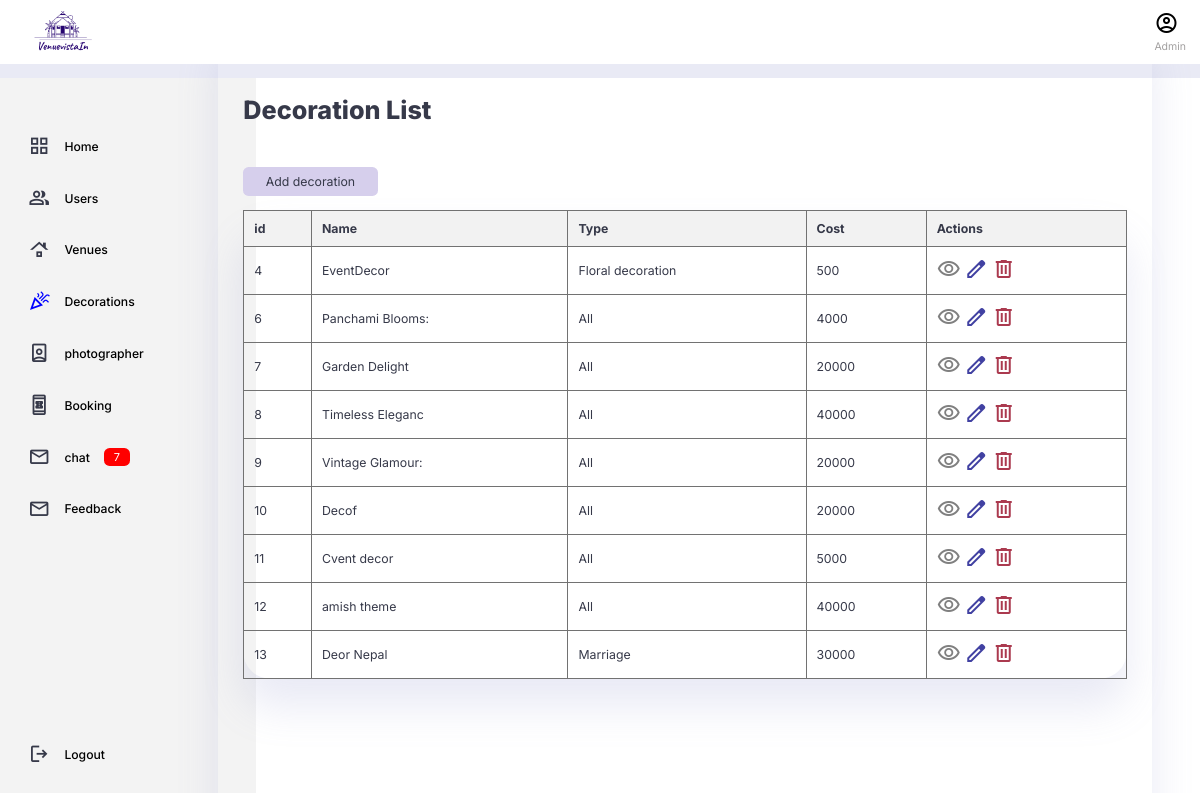
The app's page /decoration_list with its own data.
### decoration/models.py (models this page shows)
class decoration(models.Model): #making class
    Name = models.CharField(max_length=100) #making field
    Type = models.CharField(max_length=100) #making field
    Description = models.CharField(max_length=200) #making field
    Cost= models.IntegerField(default=0, null=True, blank=True)
    Decoration_image = models.ManyToManyField('ImageFile')

### decoration/views.py (the view)
# urls.py: path('decoration_list', views.decoration_list, name= "decoration_list"),  #Path for the register page
def decoration_list(request):
    decorations = decoration.objects.all()  #fetch decorationss from the database
    return render(request, 'decoration/decoration_list.html', {'decorations': decorations})

### templates/decoration/decoration_list.html (shortened to what this page needs)
{% load static %}
 <!DOCTYPE html>
 <html lang="en">
 <head>
     <link rel="stylesheet" href="{% static 'css/decorationlist.css' %}">
     <link rel="stylesheet" href="https://cdnjs.cloudflare.com/ajax/libs/font-awesome/4.7.0/css/font-awesome.min.css">
 </head>
</head>
<body>
    <div class="navbar">
        <div class="logo">
            <img src="{% static 'images/logoa.png' %}">
        </div>
        <div class="profile">
            <button id="btn">
                <span class="material-symbols-outlined">account_circle</span>
            </button>
            <div class="info">
                <small class="text-muted">Admin </small>
            </div>
        </div>
  </div>
  <div class="container">
    <aside>
        <div class="top">
            <div class="sidebar">
                <a href="/adminpanel">
                    <span class="material-symbols-outlined">grid_view</span>
                    <h3> Home </h3>
                </a>
                <a href="/user_list" onclick="loadUenueList()">
                    <span class="material-symbols-outlined">group</span>
                    <h3> Users </h3>
                </a>
                <a href="/venue_list" >
                    <span class="material-symbols-outlined">roofing</span>
                    <h3> Venues </h3>
                </a>
                <a href="/decoration_list"class="sidebar-link" style="color:blue;" onclick="loadVenueList()">
                    <span class="material-symbols-outlined">celebration</span>
                    <h3> Decorations </h3>
                </a>
                <a href="/photographer_list">
                    <span class="material-symbols-outlined"> person_book</span>
                    <h3> photographer </h3>
                </a>
                <a href="/booking_list">
                    <span class="material-symbols-outlined">book_online</span>
                    <h3> Booking </h3>
                </a>
                <a href="/chat">
                    <span class="material-symbols-outlined">mail_outline</span>
                    <h3> chat </h3>
                    <span class="message-count">7</span>
                </a>
                <a href="/feedback">
                    <span class="material-symbols-outlined">mail_outline</span>
                    <h3> Feedback </h3>
                </a>
                <a href="LogOut">
                    <span class="material-symbols-outlined">logout</span>
                    <h3> Logout </h3>
                </a>
            </div>
        </div>
    </aside>
    <main>
      <h1>Decoration List</h1>
     <div class="adddecoration">
      <a href="{% url 'adddecoration' %}" class="btn btn-primary">Add decoration</a>
     </div>
    <div class="tab">
      <table>
        <thead>
            <tr>
                <th>id</th>
                <th>Name</th>
                <th>Type</th>
                <th>Cost</th>
                <th>Actions</th>
            </tr>
        </thead>
        <tbody>
            {% for decoration in decorations %}
                <tr>
                    <td>{{ decoration.id }}</td>
                    <td>{{ decoration.Name }}</td>
                    <td class="desc">{{ decoration.Type }}</td>
                    <td>{{ decoration.Cost }}</td>
                    <td style="white-space: nowrap;">
                        <a href="{% url 'view_decoration' decoration.id %}" class="btn btn-info"><span class="material-symbols-outlined" style="color:gray">visibility</span> </a>
                        <a href="{% url 'update_decoration' decoration.id %}" enctype="multipart/form-data" class="material-symbols-outlined" style="color:#4141a2">edit</span></a>
                        <a href="{% url 'delete_decoration' decoration.id %}" onclick="return confirmDelete('{{ decoration.Name }}');" class="btn btn-danger" style="color:#ab3a4f"><span class="material-symbols-outlined">delete</span></a>
                    </td>
                </tr>
            {% endfor %}
        </tbody>
      </table>
    </div>
    </main>
   </div>
</body>
</html>

### static/css/decorationlist.css (style rules this page uses)
:root { --color-dark:#363949; --color-light: rgba(132, 139, 200, 0.18); --color-info-dark:rgb(161, 159, 159); --color-info-light:rgb(255, 255, 255); --card-border-radius: 2rem; --border-radius-1: 0.4rem; --border-radius-2: 0.8rem; --border-radius-3: 1.2rem; --card-padding: 1.8rem; --padding-1: 1.2rem; --box-shadow: 0 2rem 3rem var(--color-light); }
* { margin:0; padding:0; outline:0; appearance: none; border: 0; text-decoration: none; list-style: none; box-sizing: none; box-sizing: border-box; }
html { font-size: 14px; }
body { width:100vw; height: 100vh; font-family: inter, sans-serif; font-size: 0.88rem; background:white; user-select: none; overflow-x: hidden; color: var(--color-dark); }
.container { position: relative; display: grid; width: 96%; margin: 0; background:white; gap: 1.8em; grid-template-columns: 14rem auto; }
a { color: var(--color-dark); }
img { display: block; width: 100%; }
h1 { font-weight: 800; font-size: 1.8rem; }
h3 { font-size: 0.87rem; color: #000; }
small { font-size: 0.75rem; }
.text-muted { color:var(--color-info-dark); }
aside { height: 100vh; width: 32vh; margin-top: 40%; background: rgb(243, 243, 243); }
aside .sidebar { display: flex; flex-direction: column; height: 86vh; position: relative; top: 3rem; }
aside h3 { font-weight: 500; color: #000; }
aside .sidebar a { display: flex; color:var(--color-dark); margin-left: 2rem; gap: 1rem; align-items: center; position: relative; height: 3.7rem; transition: all 300ms ease; }
aside .sidebar a span { font-size: 1.6rem; transition: all 300ms ease; }
aside .sidebar a:last-child { position: absolute; bottom: 2rem; width: 100%; }
aside .sidebar .message-count { background: red; color: white; padding: 2px 10px; font-size: 11px; border-radius: var(--border-radius-1); }
main { margin-top: 1.4rem; }
main .adddecoration { display: inline-block; background: rgb(227, 232, 236); background-color: #d6cfec; color: blue; border-radius: var(--border-radius-1); margin-top: 3rem; padding: 0.5rem 1.6rem; left: 0; }
main ,table { padding: var(--card-padding); border-radius: var(--card-border-radius); margin-top: 1rem; box-shadow: var(--box-shadow); transition: all 300ms ease; }

### templates/decoration/decoration_list.html (style rules this page uses)
table { border-collapse: collapse; width: 100%; }
td.desc { white-space: nowrap; }
th, td { border: 1px solid #727272; text-align:left; padding: 10px; }
th { background-color: #f2f2f2; }
tr { text-align:left; }
main .adddecoration { display: inline-block; background: rgb(227, 232, 236); background-color: #d6cfec; color: blue; border-radius: var(--border-radius-1); margin-top: 3rem; padding: 0.5rem 1.6rem; left: 0; }
.navbar { display: flex; justify-content: end; height:4.6rem; gap: 2rem; position: fixed; display: flex; justify-content: space-between; align-items: center; background: white; box-shadow: 0 1rem var(--color-light); top: 0; left: 0; width: 100%; z-index: 2; }
.navbar .logo { margin-left: 1rem; }
.navbar .logo img { width: 100px; height: auto; }
.navbar .profile { margin-right: 1rem; }
.navbar .profile button { background: none; border: none; cursor: pointer; }
h1 { font-weight: 800; font-size: 1.8rem; margin-top: 4rem; }

### records on screen
decoration: id "4", Name "EventDecor", Type "Floral decoration", Cost "500"
decoration: id "6", Name "Panchami Blooms:", Type "All", Cost "4000"
decoration: id "7", Name "Garden Delight", Type "All", Cost "20000"
decoration: id "8", Name "Timeless Eleganc", Type "All", Cost "40000"
decoration: id "9", Name "Vintage Glamour:", Type "All", Cost "20000"
decoration: id "10", Name "Decof", Type "All", Cost "20000"
decoration: id "11", Name "Cvent decor", Type "All", Cost "5000"
decoration: id "12", Name "amish theme", Type "All", Cost "40000"
decoration: id "13", Name "Deor Nepal", Type "Marriage", Cost "30000"
